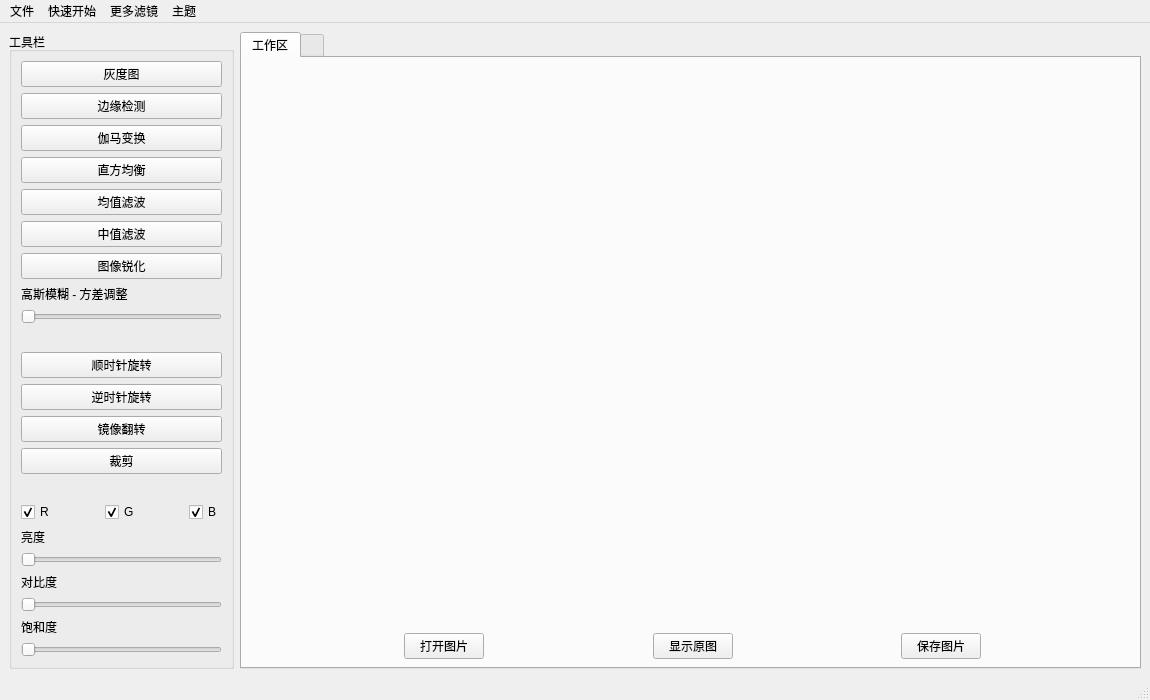
<?xml version="1.0" encoding="UTF-8"?>
<ui version="4.0">
 <class>MainWindow</class>
 <widget class="QMainWindow" name="MainWindow">
  <property name="enabled">
   <bool>true</bool>
  </property>
  <property name="geometry">
   <rect>
    <x>0</x>
    <y>0</y>
    <width>1150</width>
    <height>700</height>
   </rect>
  </property>
  <property name="windowTitle">
   <string>MainWindow</string>
  </property>
  <property name="styleSheet">
   <string notr="true"/>
  </property>
  <widget class="QWidget" name="centralwidget">
   <layout class="QHBoxLayout" name="horizontalLayout" stretch="1,4">
    <item>
     <widget class="QGroupBox" name="groupBox">
      <property name="title">
       <string>工具栏</string>
      </property>
      <layout class="QVBoxLayout" name="verticalLayout_2">
       <item>
        <widget class="QPushButton" name="pushButton_gray">
         <property name="text">
          <string>灰度图</string>
         </property>
        </widget>
       </item>
       <item>
        <widget class="QPushButton" name="pushButton_edge_detection">
         <property name="text">
          <string>边缘检测</string>
         </property>
        </widget>
       </item>
       <item>
        <widget class="QPushButton" name="pushButton_gamma">
         <property name="text">
          <string>伽马变换</string>
         </property>
        </widget>
       </item>
       <item>
        <widget class="QPushButton" name="pushButton_equalizeHist">
         <property name="enabled">
          <bool>true</bool>
         </property>
         <property name="text">
          <string>直方均衡</string>
         </property>
        </widget>
       </item>
       <item>
        <widget class="QPushButton" name="pushButton_meanFilter">
         <property name="enabled">
          <bool>true</bool>
         </property>
         <property name="text">
          <string>均值滤波</string>
         </property>
        </widget>
       </item>
       <item>
        <widget class="QPushButton" name="pushButton_medianFilter">
         <property name="enabled">
          <bool>true</bool>
         </property>
         <property name="text">
          <string>中值滤波</string>
         </property>
        </widget>
       </item>
       <item>
        <widget class="QPushButton" name="pushButton_sharp">
         <property name="text">
          <string>图像锐化</string>
         </property>
        </widget>
       </item>
       <item>
        <widget class="QLabel" name="label_4">
         <property name="text">
          <string>高斯模糊 - 方差调整</string>
         </property>
        </widget>
       </item>
       <item>
        <widget class="QSlider" name="horizontalSlider_gaussianFilter">
         <property name="orientation">
          <enum>Qt::Horizontal</enum>
         </property>
        </widget>
       </item>
       <item>
        <spacer name="verticalSpacer_2">
         <property name="orientation">
          <enum>Qt::Vertical</enum>
         </property>
         <property name="sizeHint" stdset="0">
          <size>
           <width>20</width>
           <height>40</height>
          </size>
         </property>
        </spacer>
       </item>
       <item>
        <widget class="QPushButton" name="pushButton_turnright">
         <property name="text">
          <string>顺时针旋转</string>
         </property>
        </widget>
       </item>
       <item>
        <widget class="QPushButton" name="pushButton_turnleft">
         <property name="text">
          <string>逆时针旋转</string>
         </property>
        </widget>
       </item>
       <item>
        <widget class="QPushButton" name="pushButton_mirrored">
         <property name="text">
          <string>镜像翻转</string>
         </property>
        </widget>
       </item>
       <item>
        <widget class="QPushButton" name="pushButton_cropper">
         <property name="text">
          <string>裁剪</string>
         </property>
        </widget>
       </item>
       <item>
        <spacer name="verticalSpacer">
         <property name="orientation">
          <enum>Qt::Vertical</enum>
         </property>
         <property name="sizeHint" stdset="0">
          <size>
           <width>20</width>
           <height>40</height>
          </size>
         </property>
        </spacer>
       </item>
       <item>
        <layout class="QHBoxLayout" name="horizontalLayout_3">
         <item>
          <widget class="QCheckBox" name="checkBox_R">
           <property name="text">
            <string>R</string>
           </property>
           <property name="checked">
            <bool>true</bool>
           </property>
          </widget>
         </item>
         <item>
          <spacer name="horizontalSpacer_5">
           <property name="orientation">
            <enum>Qt::Horizontal</enum>
           </property>
           <property name="sizeHint" stdset="0">
            <size>
             <width>40</width>
             <height>20</height>
            </size>
           </property>
          </spacer>
         </item>
         <item>
          <widget class="QCheckBox" name="checkBox_G">
           <property name="text">
            <string>G</string>
           </property>
           <property name="checked">
            <bool>true</bool>
           </property>
          </widget>
         </item>
         <item>
          <spacer name="horizontalSpacer_6">
           <property name="orientation">
            <enum>Qt::Horizontal</enum>
           </property>
           <property name="sizeHint" stdset="0">
            <size>
             <width>40</width>
             <height>20</height>
            </size>
           </property>
          </spacer>
         </item>
         <item>
          <widget class="QCheckBox" name="checkBox_B">
           <property name="text">
            <string>B</string>
           </property>
           <property name="checked">
            <bool>true</bool>
           </property>
          </widget>
         </item>
        </layout>
       </item>
       <item>
        <widget class="QLabel" name="label">
         <property name="text">
          <string>亮度</string>
         </property>
        </widget>
       </item>
       <item>
        <widget class="QSlider" name="horizontalSlider_light">
         <property name="orientation">
          <enum>Qt::Horizontal</enum>
         </property>
        </widget>
       </item>
       <item>
        <widget class="QLabel" name="label_2">
         <property name="text">
          <string>对比度</string>
         </property>
        </widget>
       </item>
       <item>
        <widget class="QSlider" name="horizontalSlider_Contrast">
         <property name="orientation">
          <enum>Qt::Horizontal</enum>
         </property>
        </widget>
       </item>
       <item>
        <widget class="QLabel" name="label_3">
         <property name="text">
          <string>饱和度</string>
         </property>
        </widget>
       </item>
       <item>
        <widget class="QSlider" name="horizontalSlider_Saturation">
         <property name="orientation">
          <enum>Qt::Horizontal</enum>
         </property>
        </widget>
       </item>
      </layout>
     </widget>
    </item>
    <item>
     <widget class="QTabWidget" name="tabWidget">
      <property name="styleSheet">
       <string notr="true"/>
      </property>
      <property name="currentIndex">
       <number>0</number>
      </property>
      <widget class="QWidget" name="tab">
       <attribute name="title">
        <string>工作区</string>
       </attribute>
       <widget class="QWidget" name="verticalLayoutWidget">
        <property name="geometry">
         <rect>
          <x>0</x>
          <y>0</y>
          <width>901</width>
          <height>601</height>
         </rect>
        </property>
        <layout class="QVBoxLayout" name="verticalLayout" stretch="10,1">
         <item>
          <widget class="QLabel" name="label_show">
           <property name="text">
            <string/>
           </property>
          </widget>
         </item>
         <item>
          <layout class="QHBoxLayout" name="horizontalLayout_2">
           <item>
            <spacer name="horizontalSpacer_3">
             <property name="orientation">
              <enum>Qt::Horizontal</enum>
             </property>
             <property name="sizeHint" stdset="0">
              <size>
               <width>40</width>
               <height>20</height>
              </size>
             </property>
            </spacer>
           </item>
           <item>
            <widget class="QPushButton" name="pushButton_select">
             <property name="styleSheet">
              <string notr="true"/>
             </property>
             <property name="text">
              <string>打开图片</string>
             </property>
            </widget>
           </item>
           <item>
            <spacer name="horizontalSpacer">
             <property name="orientation">
              <enum>Qt::Horizontal</enum>
             </property>
             <property name="sizeHint" stdset="0">
              <size>
               <width>40</width>
               <height>20</height>
              </size>
             </property>
            </spacer>
           </item>
           <item>
            <widget class="QPushButton" name="pushButton_origin">
             <property name="text">
              <string>显示原图</string>
             </property>
            </widget>
           </item>
           <item>
            <spacer name="horizontalSpacer_2">
             <property name="orientation">
              <enum>Qt::Horizontal</enum>
             </property>
             <property name="sizeHint" stdset="0">
              <size>
               <width>40</width>
               <height>20</height>
              </size>
             </property>
            </spacer>
           </item>
           <item>
            <widget class="QPushButton" name="pushButton_save">
             <property name="sizePolicy">
              <sizepolicy hsizetype="Minimum" vsizetype="Fixed">
               <horstretch>0</horstretch>
               <verstretch>0</verstretch>
              </sizepolicy>
             </property>
             <property name="text">
              <string>保存图片</string>
             </property>
            </widget>
           </item>
           <item>
            <spacer name="horizontalSpacer_4">
             <property name="orientation">
              <enum>Qt::Horizontal</enum>
             </property>
             <property name="sizeHint" stdset="0">
              <size>
               <width>40</width>
               <height>20</height>
              </size>
             </property>
            </spacer>
           </item>
          </layout>
         </item>
        </layout>
       </widget>
      </widget>
      <widget class="QWidget" name="tab_2">
       <attribute name="title">
        <string/>
       </attribute>
      </widget>
     </widget>
    </item>
   </layout>
  </widget>
  <widget class="QMenuBar" name="menubar">
   <property name="geometry">
    <rect>
     <x>0</x>
     <y>0</y>
     <width>1150</width>
     <height>17</height>
    </rect>
   </property>
   <widget class="QMenu" name="menu">
    <property name="title">
     <string>文件</string>
    </property>
    <addaction name="action_open"/>
    <addaction name="action_save"/>
   </widget>
   <widget class="QMenu" name="menu_2">
    <property name="enabled">
     <bool>true</bool>
    </property>
    <property name="title">
     <string>更多滤镜</string>
    </property>
    <addaction name="action_warm"/>
    <addaction name="action_cold"/>
    <addaction name="action_T"/>
    <addaction name="action_old"/>
    <addaction name="action_PencilSketchFilter"/>
    <addaction name="action_MosaicFilter"/>
    <addaction name="action_MeltFilter"/>
    <addaction name="action_FreezeFilter"/>
   </widget>
   <widget class="QMenu" name="menudemo">
    <property name="title">
     <string>快速开始</string>
    </property>
    <addaction name="action_flower"/>
    <addaction name="action_lena"/>
    <addaction name="action_cameraman"/>
    <addaction name="action_SP"/>
   </widget>
   <widget class="QMenu" name="menu_4">
    <property name="title">
     <string>主题</string>
    </property>
    <addaction name="action_Dark"/>
    <addaction name="action_ElegantDark"/>
    <addaction name="action_Ubuntu"/>
   </widget>
   <addaction name="menu"/>
   <addaction name="menudemo"/>
   <addaction name="menu_2"/>
   <addaction name="menu_4"/>
  </widget>
  <widget class="QStatusBar" name="statusbar"/>
  <action name="action_open">
   <property name="text">
    <string>Open</string>
   </property>
  </action>
  <action name="action_save">
   <property name="text">
    <string>Save</string>
   </property>
  </action>
  <action name="action_flower">
   <property name="text">
    <string>flower</string>
   </property>
  </action>
  <action name="action_lena">
   <property name="text">
    <string>lena</string>
   </property>
  </action>
  <action name="action_cameraman">
   <property name="text">
    <string>cameraman</string>
   </property>
  </action>
  <action name="action_Dark">
   <property name="text">
    <string>Dark</string>
   </property>
  </action>
  <action name="action_ElegantDark">
   <property name="text">
    <string>ElegantDark</string>
   </property>
  </action>
  <action name="action_Ubuntu">
   <property name="text">
    <string>Ubuntu</string>
   </property>
  </action>
  <action name="action_SP">
   <property name="text">
    <string>Salt-and-pepper</string>
   </property>
  </action>
  <action name="action_warm">
   <property name="text">
    <string>暖色</string>
   </property>
  </action>
  <action name="action_cold">
   <property name="text">
    <string>冷色</string>
   </property>
  </action>
  <action name="action_T">
   <property name="text">
    <string>反色</string>
   </property>
  </action>
  <action name="action_old">
   <property name="text">
    <string>老照片</string>
   </property>
  </action>
  <action name="action_PencilSketchFilter">
   <property name="text">
    <string>铅笔画</string>
   </property>
  </action>
  <action name="action_MosaicFilter">
   <property name="text">
    <string>马赛克</string>
   </property>
  </action>
  <action name="action_MeltFilter">
   <property name="text">
    <string>熔铸</string>
   </property>
  </action>
  <action name="action_FreezeFilter">
   <property name="text">
    <string>冰冻</string>
   </property>
  </action>
  <action name="action_starry">
   <property name="text">
    <string>星空</string>
   </property>
  </action>
 </widget>
 <resources/>
 <connections/>
</ui>
